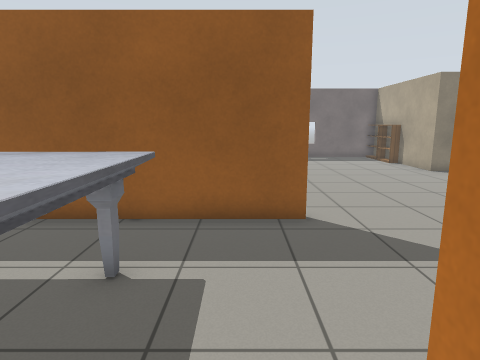
View 1 (above)

23 first-person views from a walk through a Gazebo world. The camera is 1.2 m above the floor, tilts 10° down and sees 75° across. The lines on the ground mark 1 m squares. The floor is counted in squares, 0.5 m on a side. Each view is taken from the middle of a square. On the plan, view 1 faces up. The plan holds only what a view shows up to about 19 squares ahead; the rest is blank. The robots in the file are not drawn. Simple patterns stand in for the simulator's built-in surfaces.

View 2
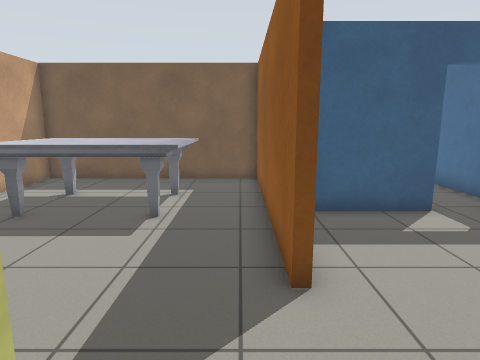

View 3
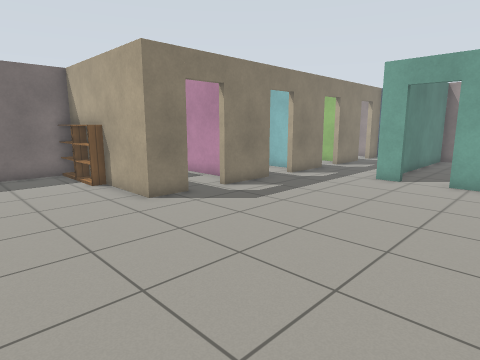

View 4
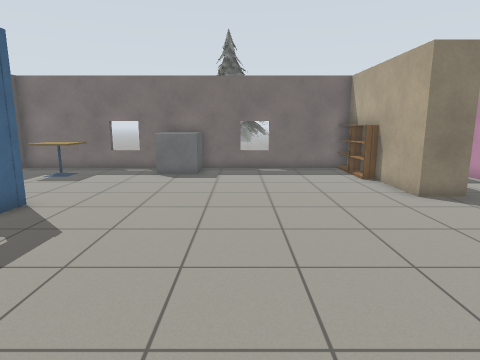

View 5
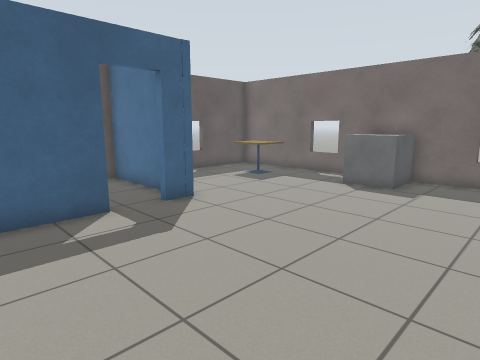

View 6
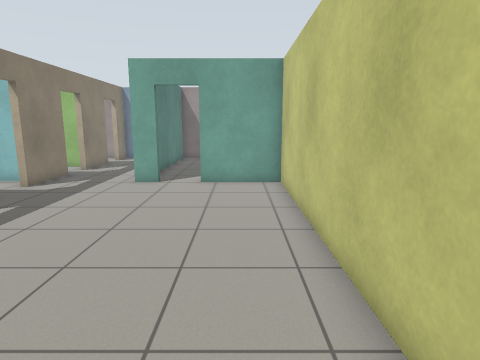

View 7
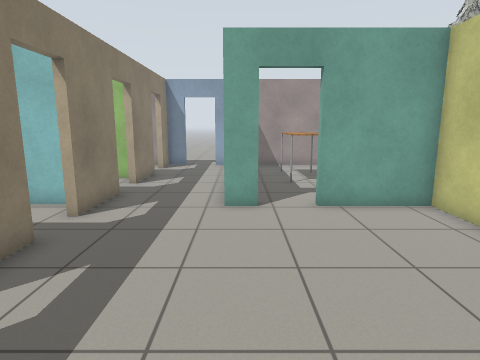

View 8
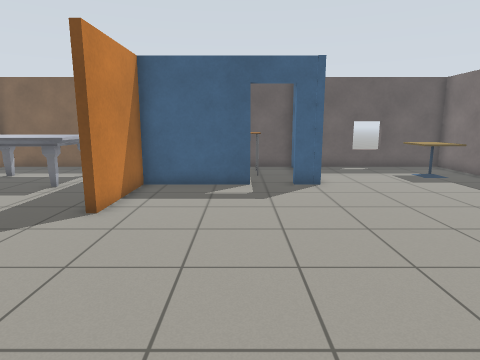

View 9
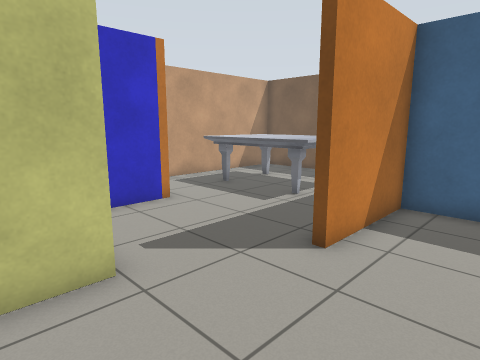

View 10
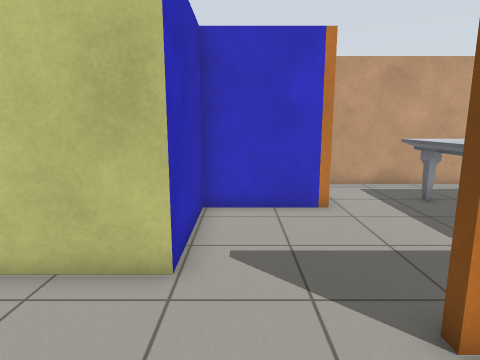

View 11
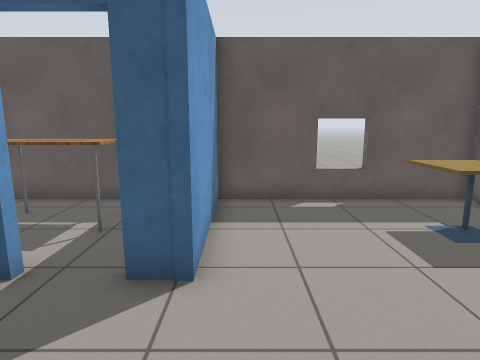

View 12
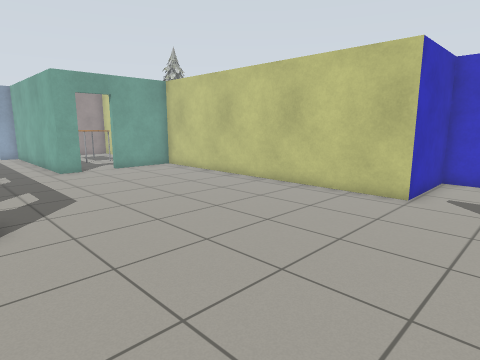

View 13
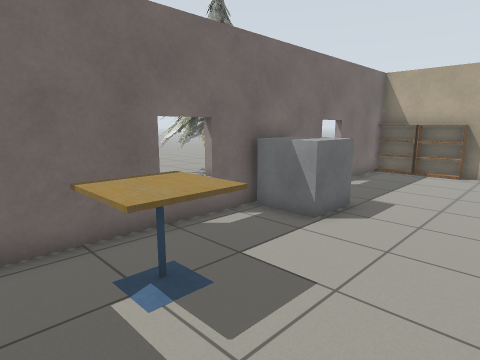

View 14
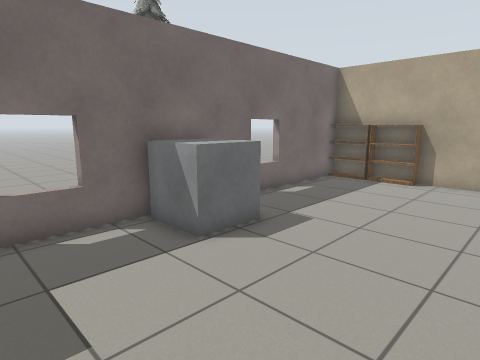

View 15
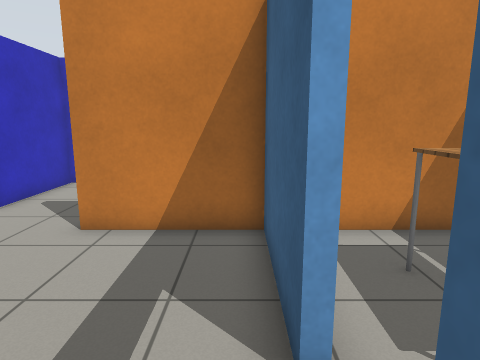

View 16
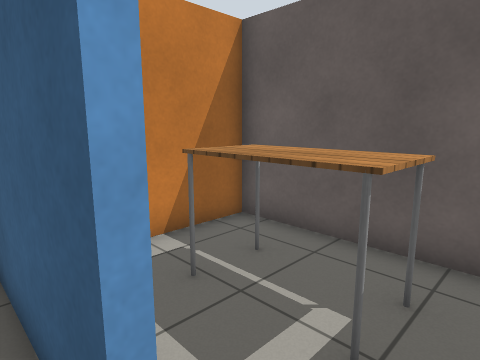

View 17
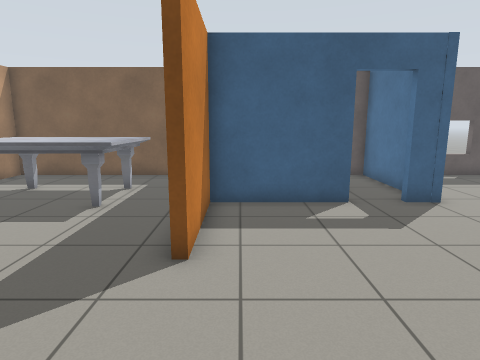

View 18
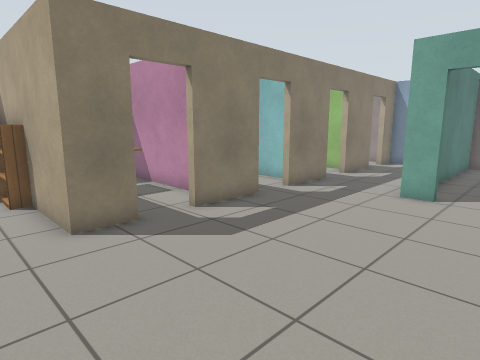

View 19
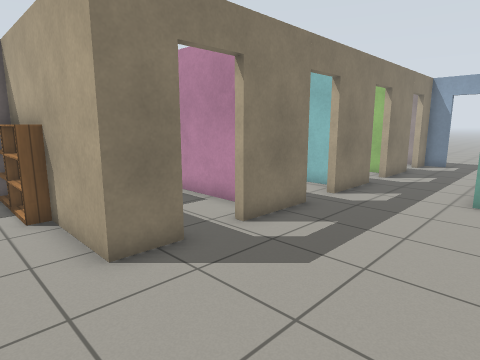

View 20
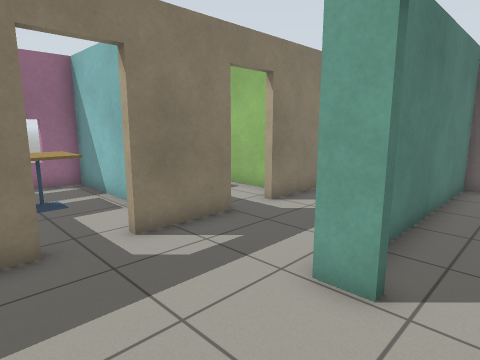

View 21
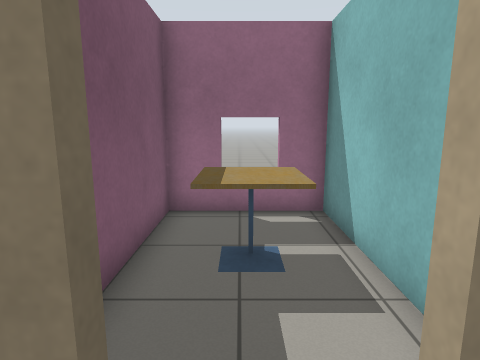

View 22
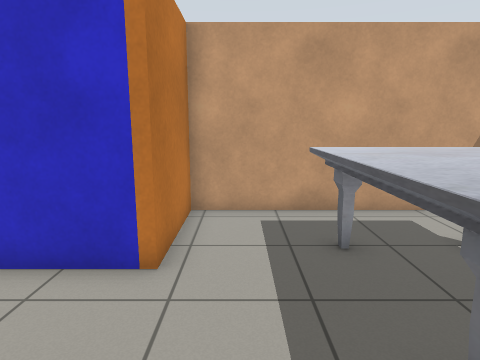

View 23
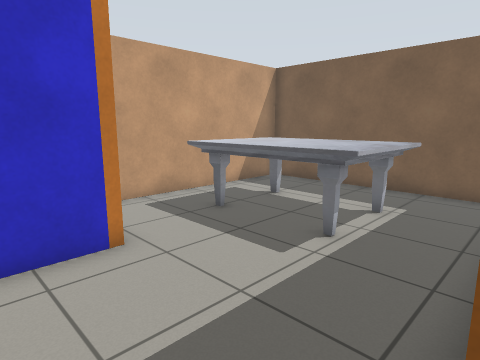

### Floor plan
Ten units are one square. View 1 is at (0, 0); x grows to the right and y downward. Boxes are objects, and circles mark ways between rooms. Rooms are numbered by the first view taken in them; rooms with no view inside come last. Other rooms are left out.
<svg viewBox="-85 -240 380 261">
<path fill="none" stroke="#000" d="M18 -78 -80 -78 -80 16 14 16 14 -21M118 -163 100 -163 100 -195M95 -216 95 -235M163 -163 134 -163M-26 -125 -26 -81 18 -81M100 -235 -80 -235 -80 -153 -26 -153 -26 -141M191 -115 191 -124 250 -124M14 -21 51 -21 51 -63 191 -63 191 -97M210 -163 180 -163M258 -163 226 -163M288 -129 288 -135M288 -153 288 -163 274 -163M-41 -150 -80 -150 -80 -81 -42 -81M194 -173 194 -235 150 -235 150 -191"/>
<rect x="-55" y="-65" width="50" height="70" fill="#bbb"><title>marble table</title></rect>
<rect x="-65" y="-225" width="30" height="30" fill="#bbb"><title>cafe table</title></rect>
<rect x="-5" y="-235" width="30" height="30" fill="#bbb"><title>grey box</title></rect>
<rect x="85" y="-215" width="20" height="20" fill="#bbb"><title>bookshelf</title></rect>
<rect x="-65" y="-135" width="20" height="40" fill="#bbb"><title>table</title></rect>
<rect x="155" y="-215" width="30" height="30" fill="#bbb"><title>cafe table</title></rect>
<circle cx="10" cy="-50" r="3" fill="#2a7"/>
<circle cx="-30" cy="-135" r="3" fill="#2a7"/>
<circle cx="173" cy="-163" r="3" fill="#2a7"/>
<text x="-30" y="-30">1</text>
<text x="70" y="-140">2</text>
<text x="-60" y="-120">3</text>
<text x="170" y="-200">4</text>
</svg>
Room 1 opens to room 2. Room 2 opens to room 3. Room 2 opens to room 4.

Where each view was taken, in squares from view 1:
view 1: 0 up, 0 right, facing up
view 2: 7 up, 6 right, facing left
view 3: 7 up, 5 right, facing up-right
view 4: 6 up, 4 right, facing up
view 5: 9 up, 6 right, facing up-left
view 6: 8 up, 6 right, facing right
view 7: 12 up, 10 right, facing right
view 8: 12 up, 10 right, facing left
view 9: 11 up, 7 right, facing down-left
view 10: 11 up, 4 right, facing down
view 11: 16 up, 2 right, facing left
view 12: 17 up, 2 right, facing down-right
view 13: 17 up, 7 left, facing up-right
view 14: 16 up, 4 left, facing up-right
view 15: 15 up, 2 left, facing down
view 16: 14 up, 2 left, facing down-left
view 17: 9 up, 7 right, facing left
view 18: 9 up, 8 right, facing up-right
view 19: 11 up, 8 right, facing up-right
view 20: 10 up, 15 right, facing up-right
view 21: 15 up, 17 right, facing up
view 22: 7 up, 0 right, facing down
view 23: 8 up, 4 right, facing down-left
